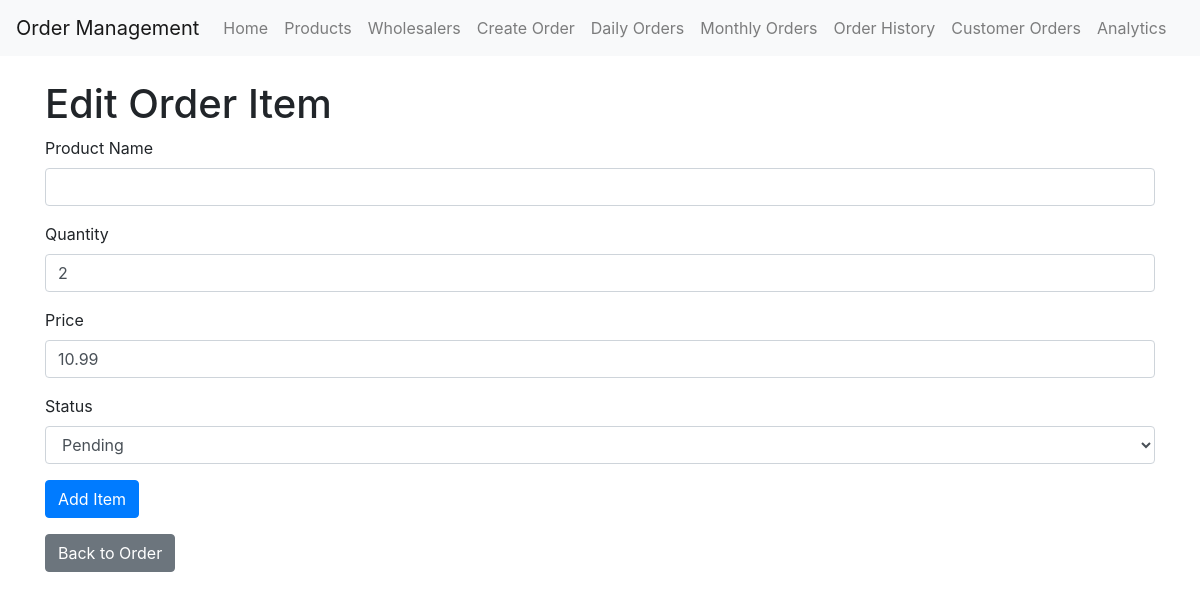
Screenshot of /edit_customer_order_item/1 (signed in) with the database file from the repository.
### app/models.py (models this page shows)
class CustomerOrderItem(db.Model):
    id = db.Column(db.Integer, primary_key=True)
    customer_order_id = db.Column(db.Integer, db.ForeignKey('customer_order.id'), nullable=False)
    product_id = db.Column(db.Integer, db.ForeignKey('product.id'), nullable=True)  # Can be null for custom products
    custom_product_name = db.Column(db.String(100))  # For products not in stock
    quantity = db.Column(db.Integer, nullable=False)
    price = db.Column(db.Float, nullable=False)
    status = db.Column(db.String(20), default='pending')  # New field
    product = db.relationship('Product', backref='customer_order_items')

### app/main/routes.py (the view, shortened to what this page needs)
@bp.route('/edit_customer_order_item/<int:item_id>', methods=['GET', 'POST'])
@login_required
def edit_customer_order_item(item_id):
    item = CustomerOrderItem.query.get_or_404(item_id)
    form = CustomerOrderItemForm(obj=item)
    return render_template('edit_customer_order_item.html', form=form, item=item)

### app/main/forms.py
class CustomerOrderItemForm(FlaskForm):
    product_name = StringField('Product Name', validators=[DataRequired()])
    quantity = IntegerField('Quantity', validators=[DataRequired()])
    price = FloatField('Price', validators=[Optional()])
    status = SelectField('Status', choices=[('pending', 'Pending'), ('complete', 'Complete')], validators=[DataRequired()])
    submit = SubmitField('Add Item')

### app/models.py (called while the page is built)
@login.user_loader
def load_user(id):
    return User.query.get(int(id))

### app/templates/edit_customer_order_item.html (shortened to what this page needs)
{% extends "base.html" %}
{% block content %}
    <h1>Edit Order Item</h1>
    <form method="POST">
        <div class="form-group">
            {{ form.product_name.label }}
            {{ form.product_name(class="form-control") }}
        </div>
        <div class="form-group">
            {{ form.quantity.label }}
            {{ form.quantity(class="form-control") }}
        </div>
        <div class="form-group">
            {{ form.price.label }}
            {{ form.price(class="form-control") }}
        </div>
        <div class="form-group">
            {{ form.status.label }}
            {{ form.status(class="form-control") }}
        </div>
        {{ form.submit(class="btn btn-primary") }}
    </form>
    <a href="{{ url_for('main.view_customer_order', order_id=item.customer_order_id) }}" class="btn btn-secondary mt-3">Back to Order</a>
{% endblock %}

### rows the page displays
CustomerOrderItem: quantity "2", price "10.99", status "Pending"
